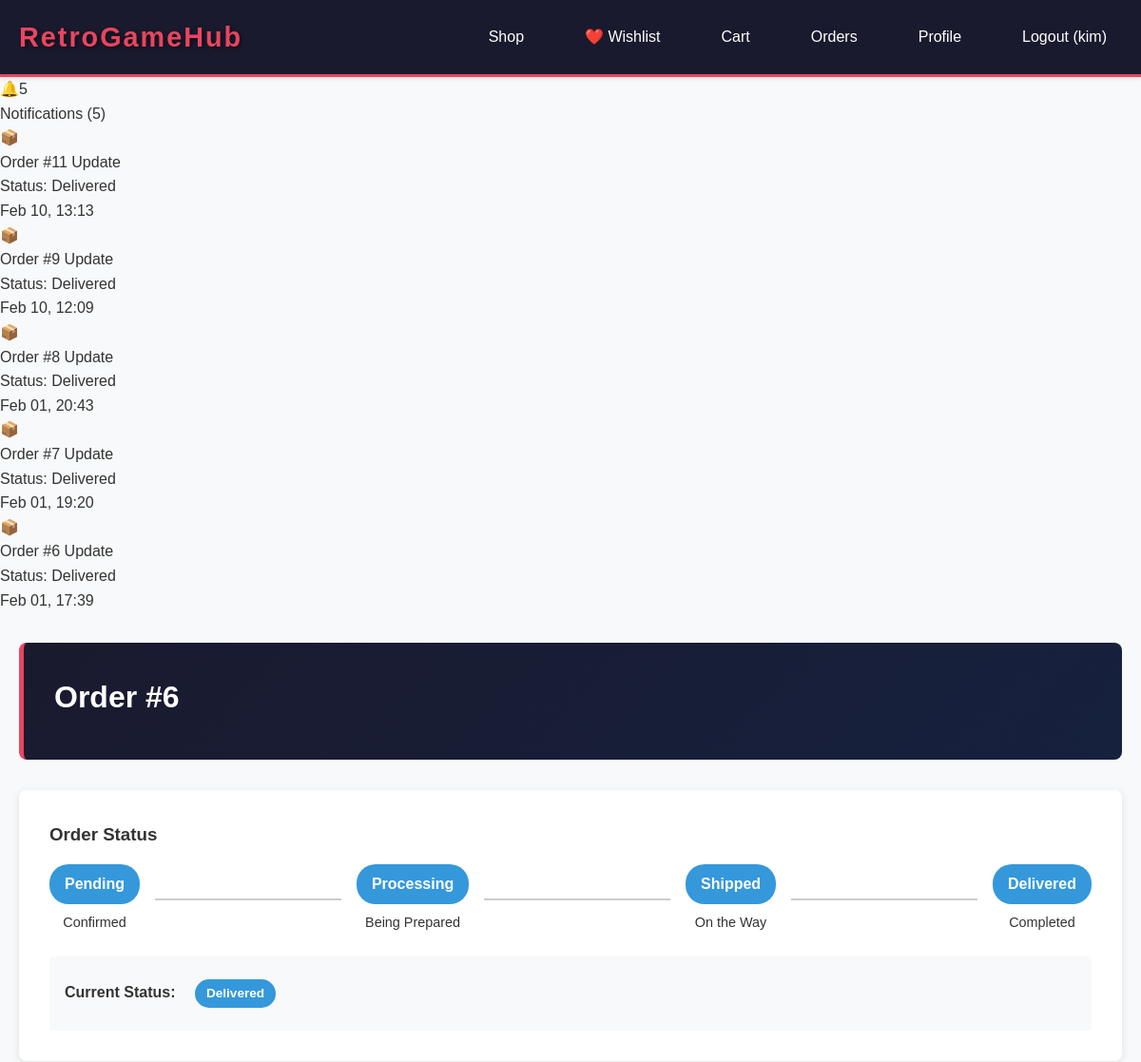
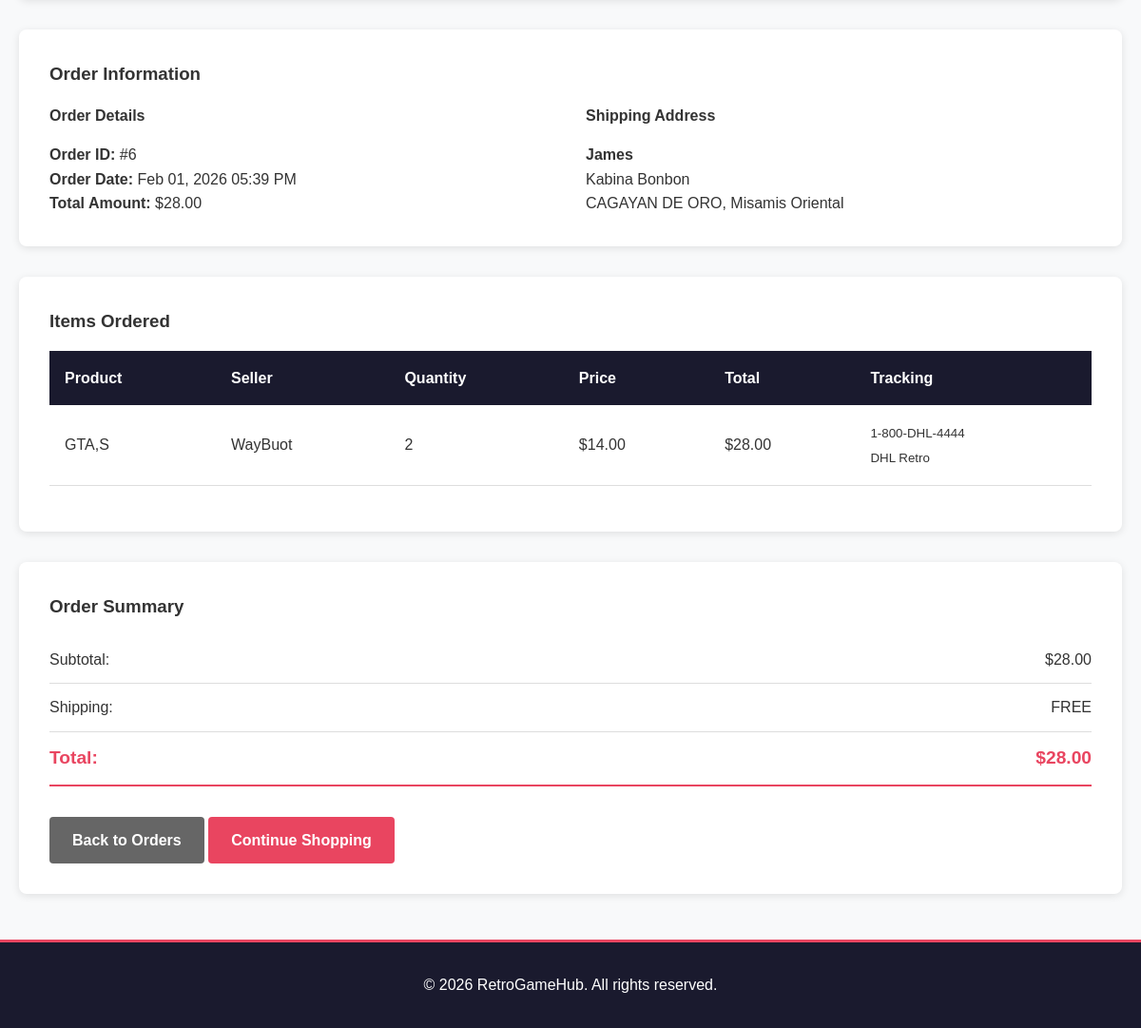
The page /pages/customer/order-detail.php?id=6 (signed in) on the database its author committed (2 pictures, top to bottom).
### tables this page shows
CREATE TABLE `orders` (
  `order_id` int(11) NOT NULL,
  `user_id` int(11) NOT NULL,
  `total_amount` decimal(10,2) NOT NULL,
  `status` enum('pending','processing','shipped','delivered','cancelled') DEFAULT 'pending',
  `shipping_address_id` int(11) NOT NULL,
  `created_at` timestamp NOT NULL DEFAULT current_timestamp(),
  `updated_at` timestamp NOT NULL DEFAULT current_timestamp() ON UPDATE current_timestamp()
);

CREATE TABLE `addresses` (
  `address_id` int(11) NOT NULL,
  `user_id` int(11) NOT NULL,
  `recipient_name` varchar(100) DEFAULT NULL,
  `address_line1` varchar(255) DEFAULT NULL,
  `address_line2` varchar(255) DEFAULT NULL,
  `city` varchar(50) DEFAULT NULL,
  `state` varchar(50) DEFAULT NULL,
  `postal_code` varchar(20) DEFAULT NULL,
  `country` varchar(50) DEFAULT NULL,
  `phone` varchar(20) DEFAULT NULL,
  `created_at` timestamp NOT NULL DEFAULT current_timestamp()
);

CREATE TABLE `order_items` (
  `order_item_id` int(11) NOT NULL,
  `order_id` int(11) NOT NULL,
  `product_id` int(11) NOT NULL,
  `seller_id` int(11) NOT NULL,
  `quantity` int(11) DEFAULT 1,
  `price` decimal(10,2) NOT NULL,
  `created_at` timestamp NOT NULL DEFAULT current_timestamp()
);

CREATE TABLE `products` (
  `product_id` int(11) NOT NULL,
  `seller_id` int(11) NOT NULL,
  `name` varchar(150) NOT NULL,
  `console` varchar(50) NOT NULL,
  `category` varchar(50) DEFAULT NULL,
  `condition` enum('Mint','Used','Refurbished') NOT NULL,
  `price` decimal(10,2) NOT NULL,
  `stock` int(11) DEFAULT 0,
  `image_url` varchar(255) DEFAULT NULL,
  `demo_url` varchar(255) DEFAULT NULL,
  `created_at` timestamp NOT NULL DEFAULT current_timestamp(),
  `updated_at` timestamp NOT NULL DEFAULT current_timestamp() ON UPDATE current_timestamp()
);

CREATE TABLE `sellers` (
  `seller_id` int(11) NOT NULL,
  `user_id` int(11) NOT NULL,
  `store_name` varchar(100) NOT NULL,
  `contact_info` varchar(100) DEFAULT NULL,
  `payment_info` varchar(255) DEFAULT NULL,
  `created_at` timestamp NOT NULL DEFAULT current_timestamp()
);

CREATE TABLE `order_tracking` (
  `tracking_id` int(11) NOT NULL,
  `order_item_id` int(11) NOT NULL,
  `courier_name` varchar(50) DEFAULT NULL,
  `tracking_number` varchar(50) DEFAULT NULL,
  `status` enum('pending','shipped','in_transit','delivered') DEFAULT 'pending',
  `updated_at` timestamp NOT NULL DEFAULT current_timestamp() ON UPDATE current_timestamp()
);

### config.php (called while the page is built, shortened)
<?php
class Database {
    private static $instance = null;
    private $connection;
    private function __construct() {
        try {
            $this->connection = new mysqli(
                DB_HOST,
                DB_USER,
                DB_PASS,
                DB_NAME,
                DB_PORT
            );
            $this->connection->set_charset('utf8mb4');
        } catch (Exception $e) {
            die('Error: ' . $e->getMessage());
        }
    }
    public static function getInstance() {
        if (self::$instance === null) {
            self::$instance = new self();
        }
        return self::$instance;
    }
    public function getConnection() {
        return $this->connection;
    }
}
class SessionManager {
    public static function get($key, $default = null) {
        return $_SESSION[$key] ?? $default;
    }
    public static function getUserId() {
        return self::get('user_id');
    }
}
?>

### classes/Order.php (called while the page is built, shortened)
<?php
class Order {
    private $db;
    public function __construct() {
        $this->db = Database::getInstance()->getConnection();
    }
    public function getOrderById($order_id) {
        $stmt = $this->db->prepare("
            SELECT o.*, a.recipient_name, a.address_line1, a.address_line2, a.city, a.state, a.postal_code, a.country
            FROM orders o
            LEFT JOIN addresses a ON o.shipping_address_id = a.address_id
            WHERE o.order_id = ?
        ");
        $stmt->bind_param("i", $order_id);
        $stmt->execute();
        return $stmt->get_result()->fetch_assoc();
    }
    public function getOrdersByUser($user_id) {
        $stmt = $this->db->prepare("
            SELECT o.*, a.recipient_name, a.city, a.address_line1, a.state, a.postal_code, a.country
            FROM orders o
            LEFT JOIN addresses a ON o.shipping_address_id = a.address_id
            WHERE o.user_id = ?
            ORDER BY o.created_at DESC
        ");
        $stmt->bind_param("i", $user_id);
        $stmt->execute();
        return $stmt->get_result()->fetch_all(MYSQLI_ASSOC);
    }
    public function getOrderItems($order_id) {
        $stmt = $this->db->prepare("
            SELECT oi.*, p.name, p.image_url, s.store_name
            FROM order_items oi
            JOIN products p ON oi.product_id = p.product_id
            JOIN sellers s ON oi.seller_id = s.seller_id
            WHERE oi.order_id = ?
        ");
        $stmt->bind_param("i", $order_id);
        $stmt->execute();
        return $stmt->get_result()->fetch_all(MYSQLI_ASSOC);
    }
    public function getOrderTracking($order_item_id) {
        $stmt = $this->db->prepare("
            SELECT * FROM order_tracking
            WHERE order_item_id = ?
        ");
        $stmt->bind_param("i", $order_item_id);
        $stmt->execute();
        return $stmt->get_result()->fetch_assoc();
    }
}
?>

### classes/Product.php (called while the page is built, shortened)
<?php
class Product {
    private $db;
    public function __construct() {
        $this->db = Database::getInstance()->getConnection();
    }
    public function getAllProducts($filters = []) {
        $query = "SELECT p.*, s.store_name,
                  ROUND(AVG(r.rating), 1) as avg_rating,
                  COUNT(r.review_id) as review_count
                  FROM products p
                  JOIN sellers s ON p.seller_id = s.seller_id
                  LEFT JOIN reviews r ON p.product_id = r.product_id
                  WHERE p.stock > 0";
        $query .= " GROUP BY p.product_id ORDER BY p.created_at DESC";
        $stmt = $this->db->prepare($query);
        $stmt->execute();
        $result = $stmt->get_result()->fetch_all(MYSQLI_ASSOC);
        return $result ? $result : [];
    }
}
?>

### pages/customer/order-detail.php (the view, shortened to what this page needs)
<?php
require_once '../../config.php';
require_once '../../functions/notification-helpers.php';
require_once '../../classes/Order.php';
$order_id = (int)($_GET['id'] ?? 0);
$order = new Order();
$order_data = $order->getOrderById($order_id);
$order_items = $order->getOrderItems($order_id);
$user_name = SessionManager::get('user_name');
$customer_id = SessionManager::getUserId();
$notifications = getCustomerNotifications($customer_id);
?>
<!DOCTYPE html>
<html lang="en">
<head>
    <link rel="stylesheet" href="<?php echo SITE_URL; ?>/assets/css/style.css">
</head>
<body class="order-detail-page">
    <nav class="navbar">
        <div class="container">
            <div class="navbar-brand">
                <h1>RetroGameHub</h1>
            </div>
            <div class="navbar-menu">
                <a href="shop.php" class="nav-link">Shop</a>
                <a href="wishlist.php" class="nav-link">❤️ Wishlist</a>
                <a href="cart.php" class="nav-link">Cart</a>
                <a href="orders.php" class="nav-link">Orders</a>
                <a href="profile.php" class="nav-link">Profile</a>
                <a href="auth.php?action=logout" class="nav-link">Logout (<?php echo htmlspecialchars($user_name); ?>)</a>
            </div>
        </div>
    </nav>
    <?php echo renderNotificationBar($notifications); ?>
    <div class="container">
        <div class="page-header">
            <h2>Order #<?php echo $order_id; ?></h2>
        </div>
        <div class="order-detail-layout">
            <div class="order-status-section" style="background: white; padding: 2rem; border-radius: 8px; box-shadow: 0 2px 8px rgba(0,0,0,0.1); margin-bottom: 2rem;">
                <h3>Order Status</h3>
                <div style="display: flex; justify-content: space-between; align-items: center; margin-top: 1rem;">
                    <div style="text-align: center;">
                        <span class="badge" style="font-size: 1rem; padding: 0.5rem 1rem;">Pending</span>
                        <p style="margin-top: 0.5rem; font-size: 0.9rem;">Confirmed</p>
                    </div>
                    <span style="flex-grow: 1; height: 2px; background: #ccc; margin: 0 1rem;"></span>
                    <div style="text-align: center;">
                        <span class="badge" style="font-size: 1rem; padding: 0.5rem 1rem;">Processing</span>
                        <p style="margin-top: 0.5rem; font-size: 0.9rem;">Being Prepared</p>
                    </div>
                    <span style="flex-grow: 1; height: 2px; background: #ccc; margin: 0 1rem;"></span>
                    <div style="text-align: center;">
                        <span class="badge" style="font-size: 1rem; padding: 0.5rem 1rem;">Shipped</span>
                        <p style="margin-top: 0.5rem; font-size: 0.9rem;">On the Way</p>
                    </div>
                    <span style="flex-grow: 1; height: 2px; background: #ccc; margin: 0 1rem;"></span>
                    <div style="text-align: center;">
                        <span class="badge" style="font-size: 1rem; padding: 0.5rem 1rem;">Delivered</span>
                        <p style="margin-top: 0.5rem; font-size: 0.9rem;">Completed</p>
                    </div>
                </div>
                <div style="margin-top: 1.5rem; padding: 1rem; background-color: #f8f9fa; border-radius: 4px;">
                    <p style="margin: 0.5rem 0;">
                        <strong>Current Status:</strong>
                        <span class="badge" style="margin-left: 1rem;"><?php echo ucfirst(htmlspecialchars($order_data['status'])); ?></span>
                    </p>
                </div>
            </div>
            <div class="order-info-section" style="background: white; padding: 2rem; border-radius: 8px; box-shadow: 0 2px 8px rgba(0,0,0,0.1); margin-bottom: 2rem;">
                <h3>Order Information</h3>
                <div style="display: grid; grid-template-columns: 1fr 1fr; gap: 2rem; margin-top: 1rem;">
                    <div>
                        <h4 style="margin-bottom: 1rem;">Order Details</h4>
                        <p><strong>Order ID:</strong> #<?php echo $order_data['order_id']; ?></p>
                        <p><strong>Order Date:</strong> <?php echo date('M d, Y h:i A', strtotime($order_data['created_at'])); ?></p>
                        <p><strong>Total Amount:</strong> $<?php echo number_format($order_data['total_amount'], 2); ?></p>
                    </div>
                    <div>
                        <h4 style="margin-bottom: 1rem;">Shipping Address</h4>
                        <p><strong><?php echo htmlspecialchars($order_data['recipient_name']); ?></strong></p>
                        <p><?php echo htmlspecialchars($order_data['address_line1']); ?></p>
                        <p><?php echo htmlspecialchars($order_data['city'] . ', ' . $order_data['state']); ?></p>
                    </div>
                </div>
            </div>
            <div class="order-items-section" style="background: white; padding: 2rem; border-radius: 8px; box-shadow: 0 2px 8px rgba(0,0,0,0.1); margin-bottom: 2rem;">
                <h3>Items Ordered</h3>
                <table class="cart-table" style="margin-top: 1rem;">
                    <thead>
                        <tr>
                            <th>Product</th>
                            <th>Seller</th>
                            <th>Quantity</th>
                            <th>Price</th>
                            <th>Total</th>
                            <th>Tracking</th>
                        </tr>
                    </thead>
                    <tbody>
                        <?php foreach ($order_items as $item):
                            $tracking = new Order();
                            $tracking_data = $tracking->getOrderTracking($item['order_item_id']);
                        ?>
                            <tr>
                                <td><?php echo htmlspecialchars($item['name']); ?></td>
                                <td><?php echo htmlspecialchars($item['store_name']); ?></td>
                                <td><?php echo $item['quantity']; ?></td>
                                <td>$<?php echo number_format($item['price'], 2); ?></td>
                                <td>$<?php echo number_format($item['price'] * $item['quantity'], 2); ?></td>
                                <td>
                                    <?php if ($tracking_data && !empty($tracking_data['tracking_number'])): ?>
                                        <small><?php echo htmlspecialchars($tracking_data['tracking_number']); ?></small><br>
                                        <small><?php echo htmlspecialchars($tracking_data['courier_name']); ?></small>
                                    <?php else: ?>
                                        <small style="color: #999;">Pending</small>
                                    <?php endif; ?>
                                </td>
                            </tr>
                        <?php endforeach; ?>
                    </tbody>
                </table>
            </div>
            <div class="order-summary-section" style="background: white; padding: 2rem; border-radius: 8px; box-shadow: 0 2px 8px rgba(0,0,0,0.1);">
                <h3>Order Summary</h3>
                <div style="margin-top: 1rem;">
                    <div class="summary-row">
                        <span>Subtotal:</span>
                        <span>$<?php echo number_format($order_data['total_amount'], 2); ?></span>
                    </div>
                    <div class="summary-row">
                        <span>Shipping:</span>
                        <span>FREE</span>
                    </div>
                    <div class="summary-row total">
                        <span>Total:</span>
                        <span>$<?php echo number_format($order_data['total_amount'], 2); ?></span>
                    </div>
                </div>
                <div style="margin-top: 2rem;">
                    <a href="orders.php" class="btn btn-secondary">Back to Orders</a>
                    <a href="shop.php" class="btn btn-primary">Continue Shopping</a>
                </div>
            </div>
        </div>
    </div>
    <footer class="footer">
        <p>&copy; 2026 RetroGameHub. All rights reserved.</p>
    </footer>
</body>
</html>

### rows shown on the page
orders: order_id "6", status "Delivered", created_at "Feb 01, 2026 05:39 PM", total_amount "28.00", shipping_address.recipient_name "James", shipping_address.address_line1 "Kabina Bonbon", shipping_address.state "CAGAYAN DE ORO, Misamis Oriental"
order_items: product.name "GTA,S", seller.store_name "WayBuot", quantity "2", price "14.00", $item['price'] * $item['quantity'] "28.00", order_tracking.tracking_number "1-800-DHL-4444", order_tracking.courier_name "DHL Retro"

### other values the page prints
$user_name "kim"
renderNotificationBar($notifications) "🔔"
min($unread_count, 9) "5"
$unread_count "5"
$notif['icon'] "📦"
$notif['title'] "Order #11 Update"
$notif['message'] "Status: Delivered"
date('M d, H:i', strtotime($notif['date'])) "Feb 10, 13:13"
$notif['title'] "Order #9 Update"
date('M d, H:i', strtotime($notif['date'])) "Feb 10, 12:09"
$notif['title'] "Order #8 Update"
date('M d, H:i', strtotime($notif['date'])) "Feb 01, 20:43"
$notif['title'] "Order #7 Update"
date('M d, H:i', strtotime($notif['date'])) "Feb 01, 19:20"
$notif['title'] "Order #6 Update"
